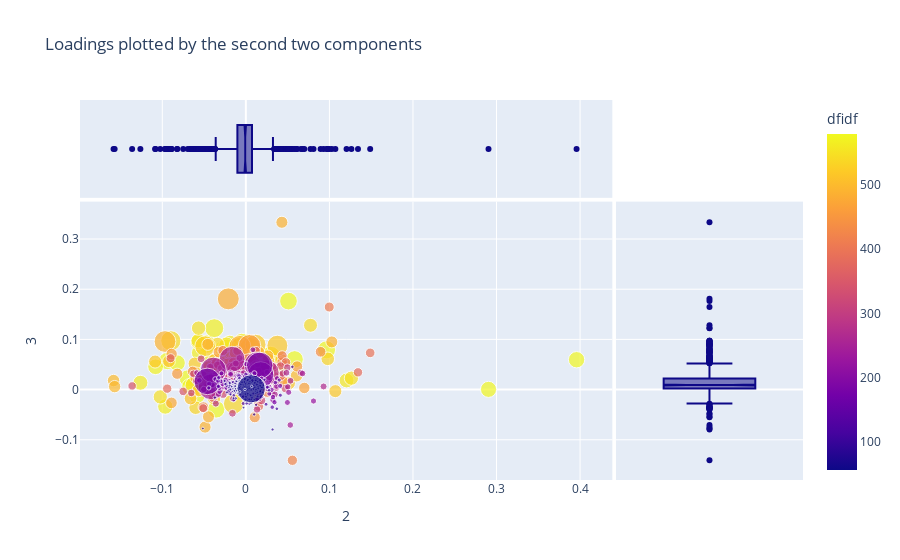

Write notebook code for a chart like this one.
### Code cell
px.scatter(LOADINGS.join(vocabvis).reset_index(), 2, 3, hover_name='term_str', 
           size='df', color='dfidf',
           marginal_x='box', marginal_y='box', height=1000,
          title = "Loadings plotted by the second two components")

### Figure 1 — Plotly figure (JSON) as saved in the notebook; plotly's stock layout.template omitted (floating-point values rounded to 4 significant figures; data arrays with more than 128 entries replaced by an {"elided": "..."} marker saying what was removed)
{"data": [{"hovertemplate": "<b>%{hovertext}</b><br><br>2=%{x}<br>3=%{y}<br>df=%{marker.size}<br>dfidf=%{marker.color}<extra></extra>", "hovertext": {"elided": "1000 str values"}, "legendgroup": "", "marker": {"color": {"elided": "1000 float values"}, "coloraxis": "coloraxis", "size": {"elided": "1000 int values"}, "sizemode": "area", "sizeref": 2.728, "symbol": "circle"}, "mode": "markers", "name": "", "orientation": "v", "showlegend": false, "type": "scatter", "x": {"elided": "1000 float values"}, "xaxis": "x", "y": {"elided": "1000 float values"}, "yaxis": "y"}, {"alignmentgroup": "True", "hovertemplate": "<b>%{hovertext}</b><br><br>2=%{x}<extra></extra>", "hovertext": {"elided": "1000 str values"}, "legendgroup": "", "marker": {"color": "#0d0887", "symbol": "circle"}, "name": "", "notched": true, "offsetgroup": "", "showlegend": false, "type": "box", "x": {"elided": "1000 float values"}, "xaxis": "x3", "yaxis": "y3"}, {"alignmentgroup": "True", "hovertemplate": "<b>%{hovertext}</b><br><br>3=%{y}<extra></extra>", "hovertext": {"elided": "1000 str values"}, "legendgroup": "", "marker": {"color": "#0d0887", "symbol": "circle"}, "name": "", "notched": true, "offsetgroup": "", "showlegend": false, "type": "box", "xaxis": "x2", "y": {"elided": "1000 float values"}, "yaxis": "y2"}], "layout": {"autosize": true, "coloraxis": {"colorbar": {"title": {"text": "dfidf"}}, "colorscale": [[0, "#0d0887"], [0.1111, "#46039f"], [0.2222, "#7201a8"], [0.3333, "#9c179e"], [0.4444, "#bd3786"], [0.5556, "#d8576b"], [0.6667, "#ed7953"], [0.7778, "#fb9f3a"], [0.8889, "#fdca26"], [1, "#f0f921"]]}, "legend": {"itemsizing": "constant", "tracegroupgap": 0}, "title": {"text": "Loadings plotted by the second two components"}, "xaxis": {"anchor": "y", "autorange": true, "domain": [0, 0.7363], "range": [-0.1963, 0.4358], "title": {"text": "2"}, "type": "linear"}, "xaxis2": {"anchor": "y2", "autorange": true, "domain": [0.7413, 1], "matches": "x2", "range": [-0.5, 0.5], "showgrid": false, "showline": false, "showticklabels": false, "ticks": "", "type": "category"}, "xaxis3": {"anchor": "y3", "autorange": true, "domain": [0, 0.7363], "matches": "x", "range": [-0.1963, 0.4358], "showgrid": true, "showticklabels": false, "type": "linear"}, "xaxis4": {"anchor": "y4", "domain": [0.7413, 1], "matches": "x2", "showgrid": false, "showline": false, "showticklabels": false, "ticks": ""}, "yaxis": {"anchor": "x", "autorange": true, "domain": [0, 0.7326], "range": [-0.1731, 0.3664], "title": {"text": "3"}, "type": "linear"}, "yaxis2": {"anchor": "x2", "autorange": true, "domain": [0, 0.7326], "matches": "y", "range": [-0.1731, 0.3664], "showgrid": true, "showticklabels": false, "type": "linear"}, "yaxis3": {"anchor": "x3", "autorange": true, "domain": [0.7426, 1], "matches": "y3", "range": [-0.5, 0.5], "showgrid": false, "showline": false, "showticklabels": false, "ticks": "", "type": "category"}, "yaxis4": {"anchor": "x4", "domain": [0.7426, 1], "matches": "y3", "showgrid": true, "showline": false, "showticklabels": false, "ticks": ""}}}
